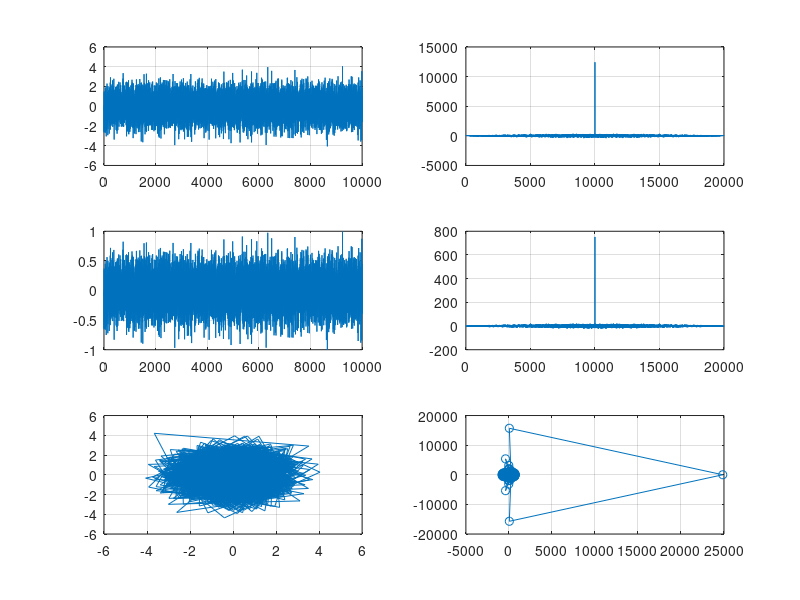

Reproduce this figure in MATLAB.
%%%%%%%%%%%%%%%%%%%%%%%%
% Korrelation awgn()
%%%%%%%%%%%%%%%%%%%%%%%%

delete(findall(0,'type','line'));

noise=wgn(1e4,1,1);

f1=figure(1);
SUB=320;


subplot(SUB+1);
plot(noise);
grid on;


lxx=xcorr(noise,noise);

subplot(SUB+2);
plot(lxx);
grid on;

noiseN=noise./max(abs(noise));

subplot(SUB+3);
plot(noiseN);
grid on;


lxxN=xcorr(noiseN);

subplot(SUB+4);
plot(lxxN);
grid on;

huell1=hilbert(noise);

subplot(SUB+5);
plot(huell1);
grid on;


lxxH=xcorr(huell1);

subplot(SUB+6);
plot(real(lxxH),imag(lxxH),'o-');
grid on;
